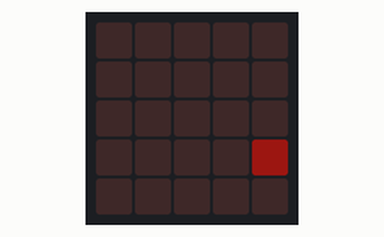
The program below on a simulated BBC micro:bit running MicroPython. Shown: the board's 5×5 LED display. Dim RGB values are drawn brighter than linear.

Above: at 0.15 s.
At 0.56 s:
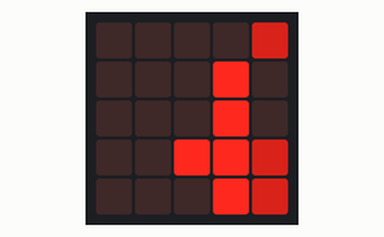
At 0.96 s:
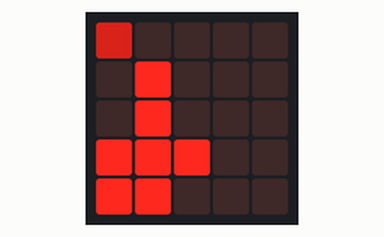
At 1.37 s:
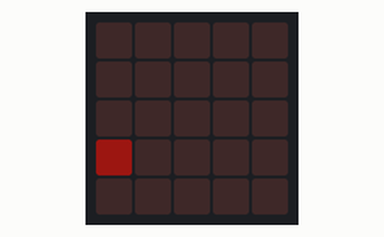
At 1.88 s:
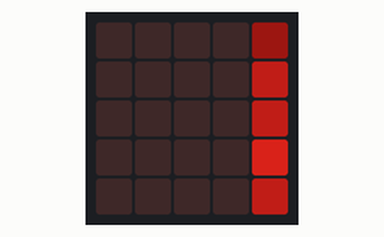

The program:

second_animation.py
```python
from microbit import *

boat0 = Image(
    "00000:"
    "00000:"
    "00000:"
    "00000:"
    "00000"
)

boat1 = Image(
    "00000:"
    "00000:"
    "00000:"
    "00001:"
    "00000"
)

boat2 = Image(
    "00000:"
    "00001:"
    "00001:"
    "00003:"
    "00001"
)

boat3 = Image(
    "00001:"
    "00003:"
    "00003:"
    "00005:"
    "00003"
)

boat4 = Image(
    "00003:"
    "00005:"
    "00005:"
    "00095:"
    "00005"
)

boat5 = Image(
    "00005:"
    "00090:"
    "00090:"
    "00995:"
    "00095"
)

boat6 = Image(
    "00090:"
    "00905:"
    "00905:"
    "09995:"
    "00995"
)

boat7 = Image(
    "00900:"
    "09090:"
    "09090:"
    "99999:"
    "09990"
)

boat8 = Image(
    "09000:"
    "50900:"
    "50900:"
    "59990:"
    "59900"
)

boat9 = Image(
    "50000:"
    "09000:"
    "09000:"
    "99900:"
    "99000"
)

boat10 = Image(
    "30000:"
    "50000:"
    "50000:"
    "59000:"
    "50000"
)

boat11 = Image(
    "10000:"
    "30000:"
    "30000:"
    "50000:"
    "30000"
)

boat12 = Image(
    "00000:"
    "10000:"
    "10000:"
    "30000:"
    "10000"
)

boat13 = Image(
    "00000:"
    "00000:"
    "00000:"
    "10000:"
    "00000"
)

boat = []
for boatNumber in range(14):
    eval("boat.append(boat{})".format(boatNumber))
boat.append(boat0)
display.show(boat, loop=True, delay=100)
```

Measured:
- by itself, everything shown: repeats every 1.5 s, in 14 steps
